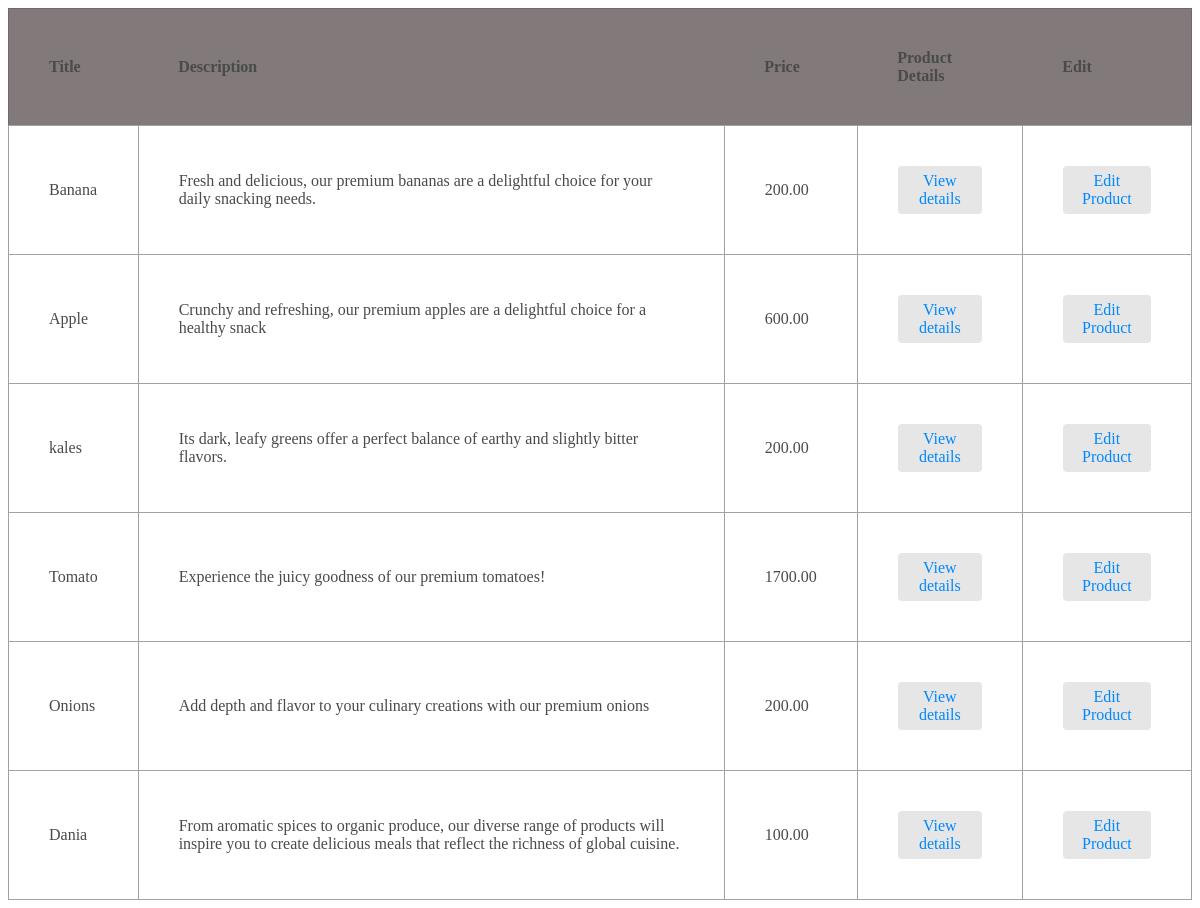
The app's page /inventory/product/list, older data.
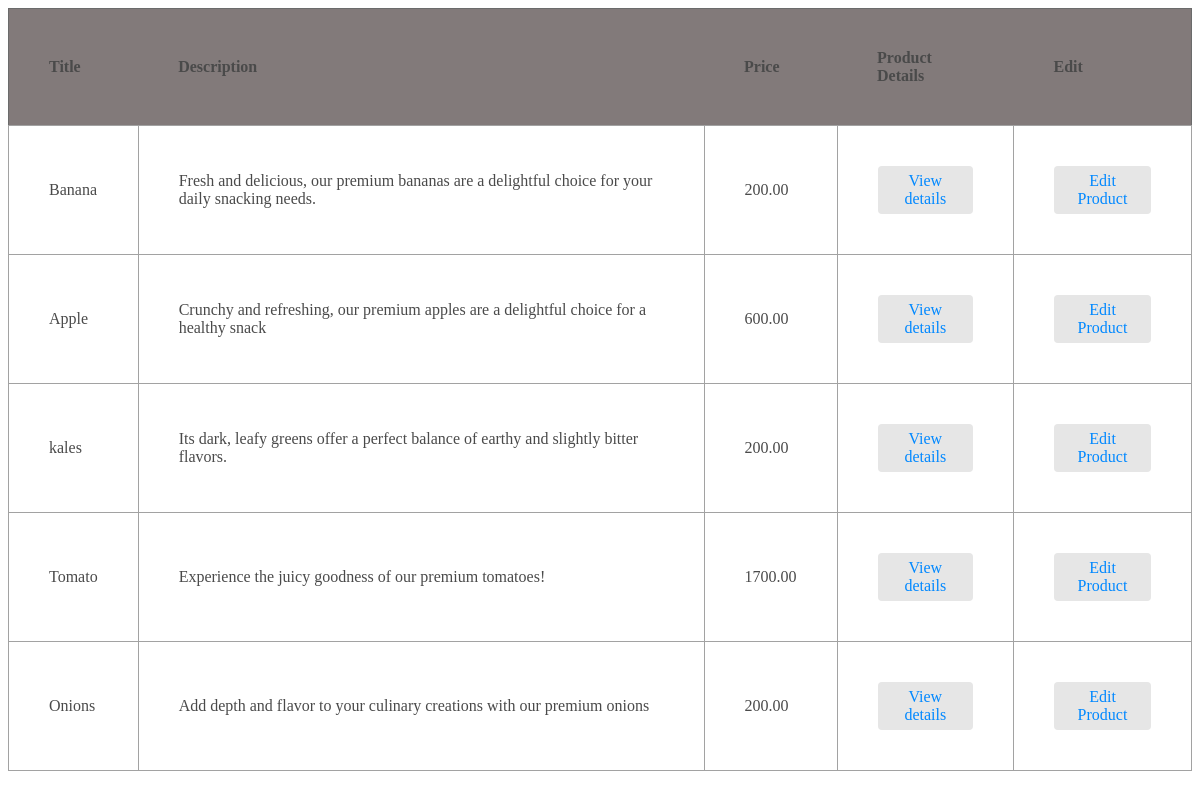
The same page, newer data.
### inventory/models.py (models this page shows, shortened)
class Product(models.Model):
    vendor = models.ForeignKey(Vendor,on_delete=models.CASCADE,null=True)
    name = models.CharField(max_length=32)
    description = models.TextField()
    image = models.ImageField(upload_to="images")
    price = models.DecimalField(max_digits=6,decimal_places=2)
    stock = models.PositiveIntegerField()
    date_created = models.DateTimeField(auto_now_add=True)
    date_updated = models.DateTimeField(auto_now=True)

### inventory/views.py (the view)
# urls.py: path("product/list", product_list, name="product_list_view"),
def product_list(request):
    products = Product.objects.all()
    return render (request, "inventory/product_list.html", {"products": products})

### templates/inventory/product_list.html (shortened to what this page needs)
<!DOCTYPE html>
<html lang="en">
<head>
    {% load static %}
    <link rel="stylesheet" href="{% static 'inventory/product_list.css' %}">
</head>
<body>
     <table >
        <thead >
            <tr>
                <th >Title</th>
                <th >Description</th>
                <th >Price</th>
                <th >Product Details</th>
                <th>Edit</th>
            </tr>
        </thead>
        <tbody>
            {% for product in products %}
            <tr>
                <td >{{ product.name }}</td>
                <td >{{ product.description }}</td>
                <td >{{ product.price }}</td>
                <td>
                    <a href="{% url 'product_detail_view' id=product.id %}">View details</a>
                </td>
                <td>
                    <a href="{% url 'edit_product_view' id=product.id %}">Edit Product</a>
                </td>
            </tr>
            {%endfor%}
        </tbody>
    </table>
</body>
</html>

### inventory/static/inventory/product_list.css (style rules this page uses)
table { width: 100%; border-collapse: collapse; border: 1px solid #6B6B6B; color: #4A4A4A; }
th { background-color: #827a7a; padding: 12px; text-align: left; font-weight: bold; padding: 40px; }
td { padding: 10px; border: 1px solid #A2A2A2; padding: 40px; }
td a { display: inline-block; padding: 6px 12px; text-align: center; text-decoration: none; color: #0088FF; border-radius: 4px; background-color: #E6E6E6; transition: background-color 0.2s ease; }

Row changes from the older to the newer data that the page shows:
removed Product: name "Dania", description "From aromatic spices to organic produce, our diverse range of products will inspire you to create delicious meals that reflect the richness of global cuisine.", price "100.00"
